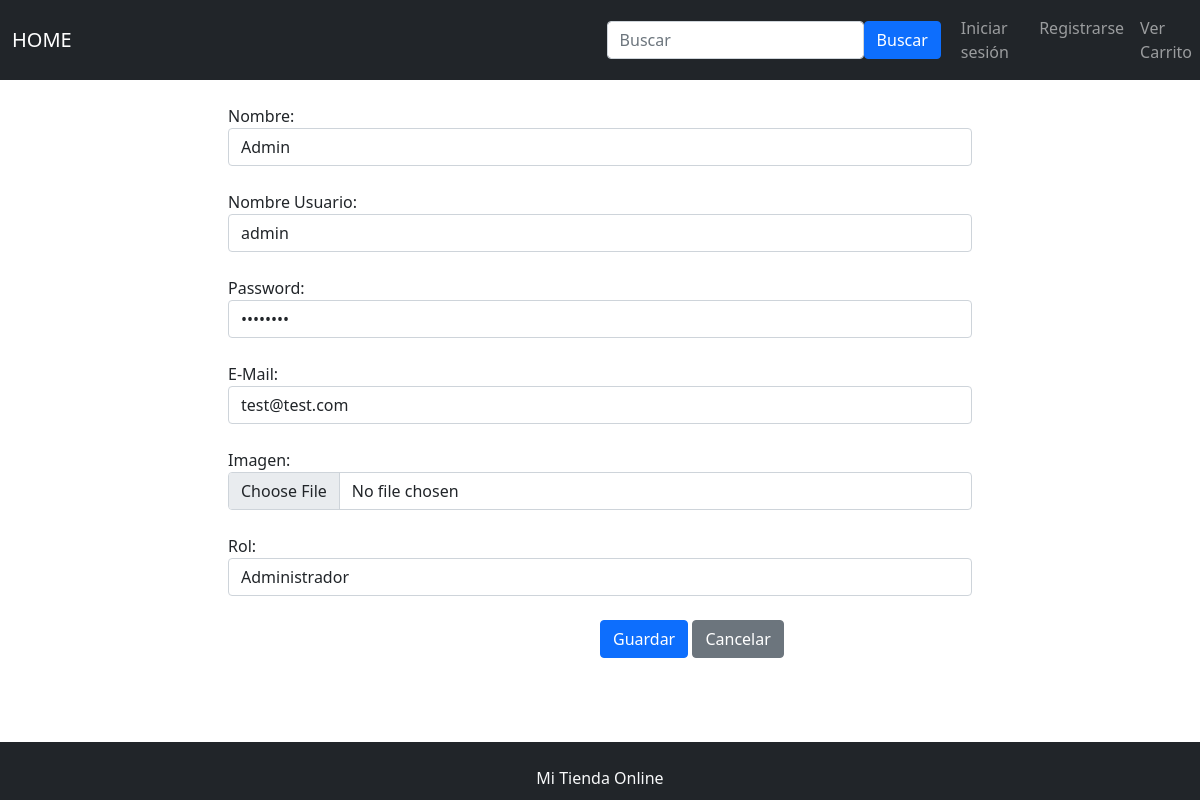
The page /ProyectoFinal/Vistas/usuarios/editar.php?usuario_id=1 on the database its author committed.
### tables this page shows
CREATE TABLE usuarios (
  usuario_id INT AUTO_INCREMENT PRIMARY KEY,
  nombre_usuario VARCHAR(64) NOT NULL,
  email VARCHAR(64),
  password VARCHAR(256) NOT NULL,
  nombre VARCHAR(256) NOT NULL,
  img_usuario VARCHAR(128),
  rol_id INT NOT NULL,
  FOREIGN KEY(rol_id) REFERENCES roles(rol_id)
);

### ProyectoFinal/Modelos/Usuario.php (called while the page is built, shortened)
<?php
class Usuario {
    public function __construct($usuario = []) {
        $this->nombreUsuario = htmlentities($usuario['nombre_usuario'] ?? '');
        $this->email = htmlentities($usuario['email'] ?? '');
        $this->password = htmlentities($usuario['password'] ?? '');
        $this->nombre = htmlentities($usuario['nombre'] ?? '');
        $this->rolId = htmlentities($usuario['rol_id'] ?? 3);
    }
    public static function consultar($usuarioId = 0, $nombreUsuario = '') {
        $sql = "
            SELECT *
            FROM
                usuarios U
            WHERE 1 = 1
        ";
        $parametros = [];
        if (!empty($usuarioId)) {
            $sql .= " AND usuario_id = :usuario_id";
            $parametros['usuario_id'] = $usuarioId;
        }
        $conexion = new Conexion();
        $resultados = $conexion->correrQuery($sql, $parametros);
        $usuarioDatos = $resultados->fetch();
        return new Usuario($usuarioDatos);
    }
}
?>

### ProyectoFinal/Modelos/Conexion.php (called while the page is built, shortened)
<?php
class Conexion extends \PDO implements Persistente {
    public function cerrarConexion() {
       return true;
    }
    public function empezarTransaccion(){
        return $this->beginTransaction();
    }
    public function correrQuery($sql, $params = [], $esInsert = false) {
        $resultados = parent::prepare($sql);
        $correcto = $resultados->execute($params);
        $resultados->setFetchMode(\PDO::FETCH_ASSOC);
        return $resultados;
    }
}

### ProyectoFinal/Vistas/usuarios/editar.php (the view, shortened to what this page needs)
<?php
$usuario = new Usuario();
if (!empty($_GET['usuario_id'])) {
  $id = intval($_GET['usuario_id']);
  $usuario = Usuario::consultar($id);
}
include Router::direccion('plantillas/header.php');
?>
<div class="row">
  <form class="form-horizontal" action="guardar.php" method="post" enctype="multipart/form-data">
    <div class="form-group">
      <label  class="col-md-8 offset-md-2" for="nombre">Nombre:</label>
      <div  class="col-md-8 offset-md-2">
        <input type="text" class="form-control" id="nombre" name="nombre" value="<?php echo $usuario->nombre;?>">
      </div>
    </div>
    <br>
    <div class="form-group">
      <label class="col-md-8 offset-md-2" for="nombre_usuario">Nombre Usuario:</label>
      <div class="col-md-8 offset-md-2">
        <input type="text" class="form-control" name="nombre_usuario" value="<?php echo $usuario->nombreUsuario;?>">
      </div>
    </div>
    <br>
    <div class="form-group">
      <label class="col-md-8 offset-md-2" for="password">Password:</label>
      <div class="col-md-8 offset-md-2">
        <input type="password" class="form-control" name="password" value="<?php echo $usuario->password;?>">
      </div>
    </div>
    <br>
    <div class="form-group">
      <label class="col-md-8 offset-md-2" for="email">E-Mail:</label>
      <div class="col-md-8 offset-md-2">
        <input type="text" class="form-control" name="email" value="<?php echo $usuario->email;?>">
      </div>
    </div>
    <br>
    <div class="form-group">
      <label class="col-md-8 offset-md-2" for="imagen_archivo">Imagen:</label>
      <div class="col-md-8 offset-md-2">
        <input type="file" class="form-control" name="imagen_archivo">
      </div>
    </div>
    <br>
    <div class="form-group">
      <label class="col-md-8 offset-md-2" for="estado">Rol:</label>
      <div class="col-md-8 offset-md-2">
        <select name="rol_id" class="form-control" value="<?php echo $usuario->rolId;?>">
          <option value="1">Administrador</option>
        </select>
      </div>
    </div>
    <br>
    <div class="col-md-3 offset-md-6">
    <button type="submit" class="btn btn-primary pull-right">Guardar</button>
    <a href="index.php" type="submit" class="btn btn-secondary pull-right">Cancelar</a>
    </div>
  </form>
</div>
<?php
include Router::direccion('plantillas/footer.php');
?>

### ProyectoFinal/resources/main.css (style rules this page uses)
html { position: relative; min-height: 100%; padding-bottom:60px; }
body { margin-bottom: 60px; }

### rows shown on the page
usuarios: nombre "Admin", nombre_usuario "admin", email "test@test.com", rol_id "Administrador"
